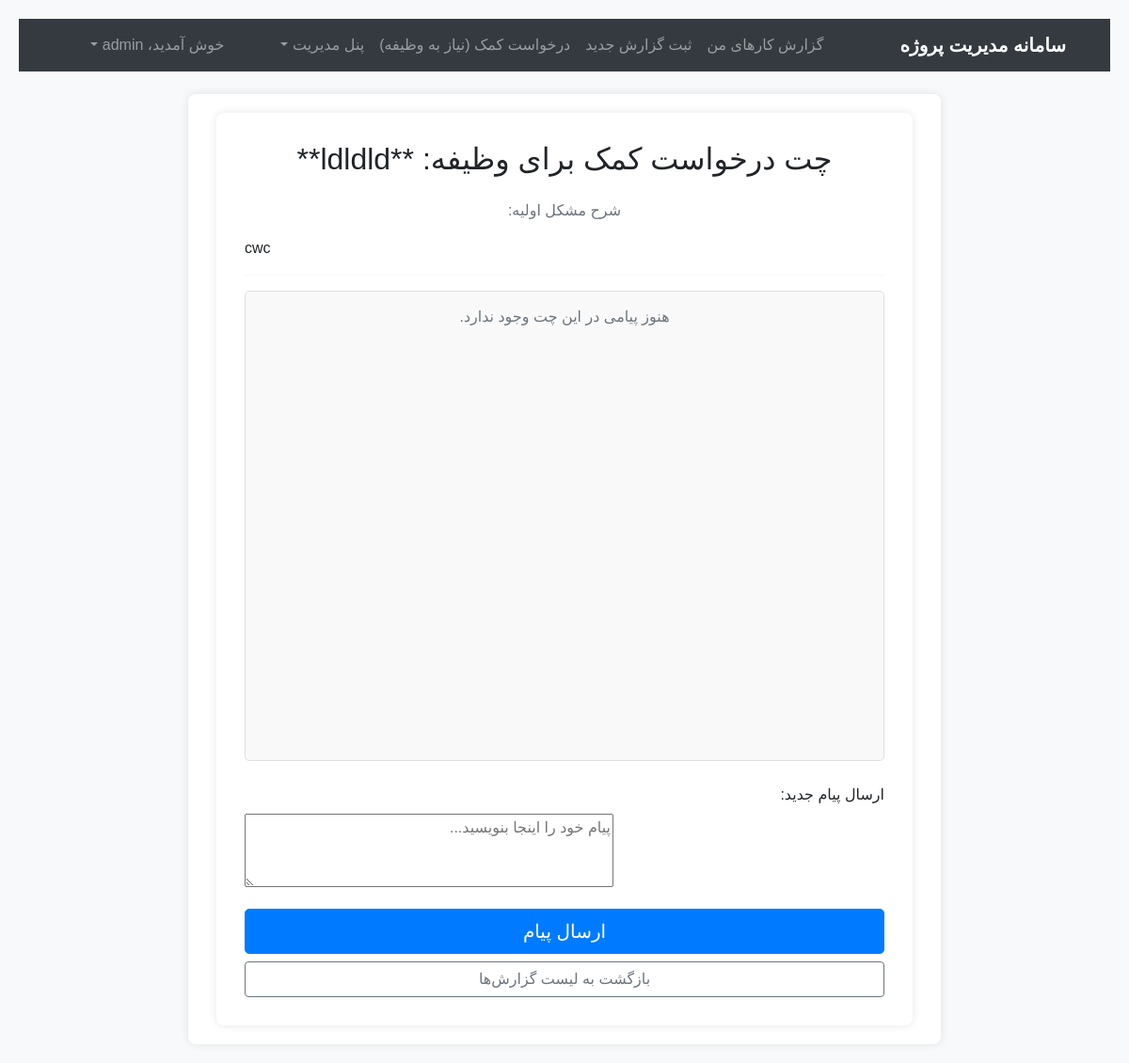
/help_requests/1/chat/ (signed in), run on an earlier commit of the app's database.
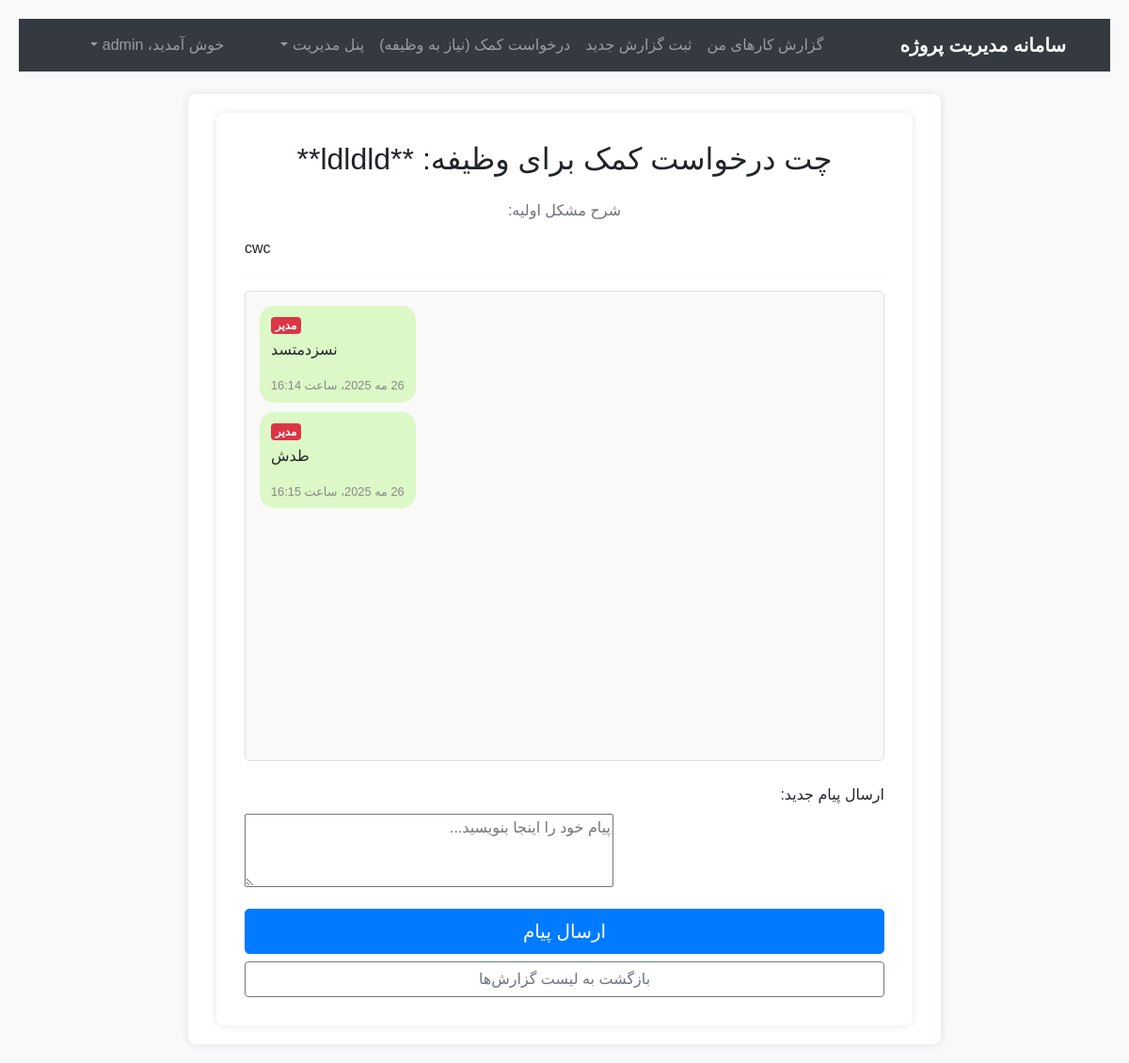
And on a later commit of the database.
### app/models.py (models this page shows, shortened)
class HelpRequestMessage(models.Model):
    help_request = models.ForeignKey(HelpRequest, on_delete=models.CASCADE, related_name="messages", verbose_name="درخواست کمک")
    sender = models.ForeignKey(User, on_delete=models.CASCADE, verbose_name="فرستنده")
    message = RichTextUploadingField(verbose_name="متن پیام") # CKEditor برای پیام‌های چت
    sent_at = models.DateTimeField(auto_now_add=True, verbose_name="تاریخ و زمان ارسال")
    class Meta:
        verbose_name = "پیام درخواست کمک"
        verbose_name_plural = "پیام‌های درخواست‌های کمک"
        ordering = ['sent_at'] # مرتب سازی بر اساس زمان برای نمایش چت

### app/views.py (the view)
# urls.py: path('help_requests/<int:help_request_id>/chat/', views.help_request_chat, name='help_request_chat'),
@login_required
def help_request_chat(request, help_request_id):
    help_request = get_object_or_404(HelpRequest, id=help_request_id)
    if help_request.requester != request.user and not request.user.is_superuser:
        from django.core.exceptions import PermissionDenied
        raise PermissionDenied("شما اجازه دسترسی به این درخواست کمک را ندارید.")
    messages = help_request.messages.all() # پیام‌های مربوط به این درخواست کمک
    if request.method == 'POST':
        message_form = HelpRequestMessageForm(request.POST)
        if message_form.is_valid():
            message = message_form.save(commit=False)
            message.help_request = help_request
            message.sender = request.user
            message.save()
            return redirect('help_request_chat', help_request_id=help_request.id)
    else:
        message_form = HelpRequestMessageForm()
    context = {
        'help_request': help_request,
        'messages': messages,
        'message_form': message_form,
    }
    return render(request, 'help_request_chat.html', context)

### app/forms.py
class HelpRequestMessageForm(forms.ModelForm):
    class Meta:
        model = HelpRequestMessage
        fields = ['message']
        widgets = {
            'message': CKEditorUploadingWidget(config_name='awesome_ckeditor'), # این بخش بدون تغییر باقی می‌ماند
        }
        labels = {
            'message': 'پیام شما',
        }

### app/context_processors.py (called while the page is built)
def user_is_manager(request):
    def _is_manager(user):
        if user.is_authenticated:
            return user.is_staff or user.groups.filter(name='مدیران').exists()
        return False
    return {
        'is_manager_context': _is_manager(request.user)
    }

### app/templates/help_request_chat.html (shortened to what this page needs)
{% extends 'base.html' %}
{% block content %}
{% load static %}
{% load jalali_tags %}
<!DOCTYPE html>
<html lang="fa" dir="rtl">
<head>
    <link href="https://stackpath.bootstrapcdn.com/bootstrap/4.5.2/css/bootstrap.min.css" rel="stylesheet">
</head>
<body>
    <div class="container">
        <h2 class="mb-4 text-center">چت درخواست کمک برای وظیفه: **{{ help_request.task.title }}**</h2>
        <p class="text-center text-muted">شرح مشکل اولیه: {{ help_request.problem_description|safe }}</p>
        <hr>
        <div class="chat-box" id="chat-box">
            {% for message in messages %}
                <div class="message {% if message.sender == request.user %}sent{% else %}received{% endif %}">
                    <div class="message-sender">
                        {% if message.sender.is_superuser %}
                            <span class="badge badge-danger">مدیر</span>
                        {% else %}
                            {{ message.sender.get_full_name|default:message.sender.username }}
                        {% endif %}
                    </div>
                    <div class="message-content">
                        {{ message.message|safe }}
                    </div>
                    <div class="message-info">
                        {{ message.sent_at|to_jalali:'%y/%m/%d %H:%M' }}
                    </div>
                </div>
            {% empty %}
                <p class="text-center text-muted">هنوز پیامی در این چت وجود ندارد.</p>
            {% endfor %}
        </div>
        <form method="post" class="mt-4">
            <div class="form-group ckeditor-container">
                <label for="{{ message_form.message.id_for_label }}">ارسال پیام جدید:</label>
                {{ message_form.message }}
            </div>
            <button type="submit" class="btn btn-primary btn-lg btn-block mt-3">ارسال پیام</button>
            <a href="{% url 'work_report_list' %}" class="btn btn-outline-secondary btn-block mt-2">بازگشت به لیست گزارش‌ها</a>
        </form>
    </div>
</body>
</html>
{% endblock %}

What changed in the data, as far as the page shows it:
added HelpRequestMessage: shows "مدیر", message "نسزدمتسد", sent_at|to_jalali "26 مه 2025، ساعت 16:14"
added HelpRequestMessage: shows "مدیر", message "طدش", sent_at|to_jalali "26 مه 2025، ساعت 16:15"
Also different on the page:
text no longer shown: "هنوز پیامی در این چت وجود ندارد."
